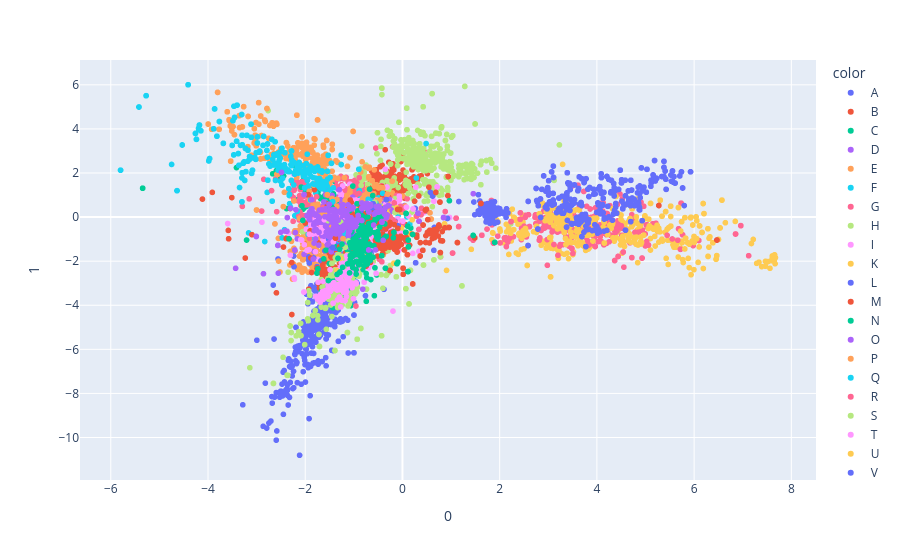

The notebook cell saved with this chart:
### Code cell
df = pd.read_csv("data.csv")

for sign in df["sign"].unique():
    print(sign, len(df["filename"].loc[(df["sign"] == sign)].unique()))

df_temp = df.loc[(df["type"] == "right_hand")].copy()
data = []
y = []
for filename in df_temp["filename"].unique():
    data.append(df_temp[["x", "y", "z"]].loc[(df_temp["filename"] == filename)].values)
    y.append(df_temp["sign"].loc[(df_temp["filename"] == filename)].values[0])
    
data = np.array(data)
data = data.reshape(data.shape[0], data.shape[1]*data.shape[2])
y = np.array(y)

sc = StandardScaler()
data = sc.fit_transform(data) 

lda = LDA(n_components=2)
components = lda.fit_transform(data, y)

fig = px.scatter(components, x=0, y=1, color=y)
fig.show()

### Figure 1 — Plotly figure (JSON) as saved in the notebook; plotly's stock layout.template omitted (floating-point values rounded to 4 significant figures; data arrays with more than 128 entries replaced by an {"elided": "..."} marker saying what was removed)
{"data": [{"hovertemplate": "color=A<br>0=%{x}<br>1=%{y}<extra></extra>", "legendgroup": "A", "marker": {"color": "#636efa", "symbol": "circle"}, "mode": "markers", "name": "A", "showlegend": true, "type": "scattergl", "x": {"elided": "475 float values"}, "xaxis": "x", "y": {"elided": "475 float values"}, "yaxis": "y"}, {"hovertemplate": "color=B<br>0=%{x}<br>1=%{y}<extra></extra>", "legendgroup": "B", "marker": {"color": "#EF553B", "symbol": "circle"}, "mode": "markers", "name": "B", "showlegend": true, "type": "scattergl", "x": {"elided": "428 float values"}, "xaxis": "x", "y": {"elided": "428 float values"}, "yaxis": "y"}, {"hovertemplate": "color=C<br>0=%{x}<br>1=%{y}<extra></extra>", "legendgroup": "C", "marker": {"color": "#00cc96", "symbol": "circle"}, "mode": "markers", "name": "C", "showlegend": true, "type": "scattergl", "x": {"elided": "218 float values"}, "xaxis": "x", "y": {"elided": "218 float values"}, "yaxis": "y"}, {"hovertemplate": "color=D<br>0=%{x}<br>1=%{y}<extra></extra>", "legendgroup": "D", "marker": {"color": "#ab63fa", "symbol": "circle"}, "mode": "markers", "name": "D", "showlegend": true, "type": "scattergl", "x": {"elided": "265 float values"}, "xaxis": "x", "y": {"elided": "265 float values"}, "yaxis": "y"}, {"hovertemplate": "color=E<br>0=%{x}<br>1=%{y}<extra></extra>", "legendgroup": "E", "marker": {"color": "#FFA15A", "symbol": "circle"}, "mode": "markers", "name": "E", "showlegend": true, "type": "scattergl", "x": {"elided": "450 float values"}, "xaxis": "x", "y": {"elided": "450 float values"}, "yaxis": "y"}, {"hovertemplate": "color=F<br>0=%{x}<br>1=%{y}<extra></extra>", "legendgroup": "F", "marker": {"color": "#19d3f3", "symbol": "circle"}, "mode": "markers", "name": "F", "showlegend": true, "type": "scattergl", "x": {"elided": "350 float values"}, "xaxis": "x", "y": {"elided": "350 float values"}, "yaxis": "y"}, {"hovertemplate": "color=G<br>0=%{x}<br>1=%{y}<extra></extra>", "legendgroup": "G", "marker": {"color": "#FF6692", "symbol": "circle"}, "mode": "markers", "name": "G", "showlegend": true, "type": "scattergl", "x": {"elided": "475 float values"}, "xaxis": "x", "y": {"elided": "475 float values"}, "yaxis": "y"}, {"hovertemplate": "color=H<br>0=%{x}<br>1=%{y}<extra></extra>", "legendgroup": "H", "marker": {"color": "#B6E880", "symbol": "circle"}, "mode": "markers", "name": "H", "showlegend": true, "type": "scattergl", "x": {"elided": "739 float values"}, "xaxis": "x", "y": {"elided": "739 float values"}, "yaxis": "y"}, {"hovertemplate": "color=I<br>0=%{x}<br>1=%{y}<extra></extra>", "legendgroup": "I", "marker": {"color": "#FF97FF", "symbol": "circle"}, "mode": "markers", "name": "I", "showlegend": true, "type": "scattergl", "x": {"elided": "409 float values"}, "xaxis": "x", "y": {"elided": "409 float values"}, "yaxis": "y"}, {"hovertemplate": "color=K<br>0=%{x}<br>1=%{y}<extra></extra>", "legendgroup": "K", "marker": {"color": "#FECB52", "symbol": "circle"}, "mode": "markers", "name": "K", "showlegend": true, "type": "scattergl", "x": {"elided": "216 float values"}, "xaxis": "x", "y": {"elided": "216 float values"}, "yaxis": "y"}, {"hovertemplate": "color=L<br>0=%{x}<br>1=%{y}<extra></extra>", "legendgroup": "L", "marker": {"color": "#636efa", "symbol": "circle"}, "mode": "markers", "name": "L", "showlegend": true, "type": "scattergl", "x": {"elided": "135 float values"}, "xaxis": "x", "y": {"elided": "135 float values"}, "yaxis": "y"}, {"hovertemplate": "color=M<br>0=%{x}<br>1=%{y}<extra></extra>", "legendgroup": "M", "marker": {"color": "#EF553B", "symbol": "circle"}, "mode": "markers", "name": "M", "showlegend": true, "type": "scattergl", "x": [-0.536, -0.4271, -0.9408, -0.3076, -0.5581, -0.6897, -1.812, -1.729, -1.869, -2.448, -1.384, -1.386, -1.676, -1.644, -1.594, -1.44, -1.404, -1.387, -1.293, -1.35, -1.303, -1.24, -1.601, -1.664, -0.9527, -0.7889, -0.9996, -0.9833, -1.045, -1.17, -1.478, -1.658, -1.737, -1.685, -1.622, -1.573, -1.481, -1.673, -1.623, -1.637, -1.688, -1.606, -1.655, -1.758, -1.709, -1.653, -1.544, -1.754, -1.619, -1.691, -1.643, -1.701, -1.647, -1.664, -1.648, -1.929, -1.427, -1.581, -1.658, -1.627, -1.707, -1.603, -1.633, -1.729, -1.455, -1.018, -1.464, -1.308, -1.601, -1.504, -1.885, -1.561, -1.443, -1.313, -1.246, -2.276, -1.641, -1.367, -1.473, -1.445, -2.593, -2.275, -0.536, -0.9408, -0.3076, -0.5581, -4.115, -3.51, -3.912, -1.9, -0.7142, -3.234, -3.098, -2.393, -3.576, -3.582, -0.4271, -0.6897, -1.741, -1.998, -0.536, -0.4271, -0.9408, -0.3076, -0.5581, -0.6897], "xaxis": "x", "y": [1.11, 1.403, 0.2977, 0.1975, 0.5029, 0.4333, 1.245, -1.175, -2.513, -1.359, -2.447, -2.693, -2.941, -2.723, -2.498, -2.372, -2.478, -2.265, -2.085, -2.399, -3.527, -1.793, -2.647, -2.867, -1.801, -1.375, -1.576, -1.737, -1.674, -1.632, -2.293, -2.305, -2.465, -2.412, -2.352, -2.382, -2.465, -2.456, -2.409, -2.391, -2.382, -2.421, -2.578, -2.334, -2.452, -2.476, -2.503, -2.304, -2.438, -2.524, -2.385, -2.414, -2.442, -2.407, -2.453, -3.273, -2.937, -3.372, -2.532, -2.915, -3.222, -3.055, -2.749, -3.022, -2.384, -1.117, -2.383, -0.9933, -2.019, -1.637, -1.857, -0.2337, -1.881, -1.76, -2.144, -2.063, -2.181, -1.664, -1.796, -1.621, -3.436, -4.42, 1.11, 0.2977, 0.1975, 0.5029, 0.8164, 0.8834, 1.121, -0.6247, 0.6036, -1.857, -0.7959, -0.9819, -0.9846, -0.604, 1.403, 0.4333, 1.7, -0.2698, 1.11, 1.403, 0.2977, 0.1975, 0.5029, 0.4333], "yaxis": "y"}, {"hovertemplate": "color=N<br>0=%{x}<br>1=%{y}<extra></extra>", "legendgroup": "N", "marker": {"color": "#00cc96", "symbol": "circle"}, "mode": "markers", "name": "N", "showlegend": true, "type": "scattergl", "x": {"elided": "136 float values"}, "xaxis": "x", "y": {"elided": "136 float values"}, "yaxis": "y"}, {"hovertemplate": "color=O<br>0=%{x}<br>1=%{y}<extra></extra>", "legendgroup": "O", "marker": {"color": "#ab63fa", "symbol": "circle"}, "mode": "markers", "name": "O", "showlegend": true, "type": "scattergl", "x": {"elided": "292 float values"}, "xaxis": "x", "y": {"elided": "292 float values"}, "yaxis": "y"}, {"hovertemplate": "color=P<br>0=%{x}<br>1=%{y}<extra></extra>", "legendgroup": "P", "marker": {"color": "#FFA15A", "symbol": "circle"}, "mode": "markers", "name": "P", "showlegend": true, "type": "scattergl", "x": {"elided": "728 float values"}, "xaxis": "x", "y": {"elided": "728 float values"}, "yaxis": "y"}, {"hovertemplate": "color=Q<br>0=%{x}<br>1=%{y}<extra></extra>", "legendgroup": "Q", "marker": {"color": "#19d3f3", "symbol": "circle"}, "mode": "markers", "name": "Q", "showlegend": true, "type": "scattergl", "x": {"elided": "464 float values"}, "xaxis": "x", "y": {"elided": "464 float values"}, "yaxis": "y"}, {"hovertemplate": "color=R<br>0=%{x}<br>1=%{y}<extra></extra>", "legendgroup": "R", "marker": {"color": "#FF6692", "symbol": "circle"}, "mode": "markers", "name": "R", "showlegend": true, "type": "scattergl", "x": {"elided": "625 float values"}, "xaxis": "x", "y": {"elided": "625 float values"}, "yaxis": "y"}, {"hovertemplate": "color=S<br>0=%{x}<br>1=%{y}<extra></extra>", "legendgroup": "S", "marker": {"color": "#B6E880", "symbol": "circle"}, "mode": "markers", "name": "S", "showlegend": true, "type": "scattergl", "x": {"elided": "374 float values"}, "xaxis": "x", "y": {"elided": "374 float values"}, "yaxis": "y"}, {"hovertemplate": "color=T<br>0=%{x}<br>1=%{y}<extra></extra>", "legendgroup": "T", "marker": {"color": "#FF97FF", "symbol": "circle"}, "mode": "markers", "name": "T", "showlegend": true, "type": "scattergl", "x": {"elided": "175 float values"}, "xaxis": "x", "y": {"elided": "175 float values"}, "yaxis": "y"}, {"hovertemplate": "color=U<br>0=%{x}<br>1=%{y}<extra></extra>", "legendgroup": "U", "marker": {"color": "#FECB52", "symbol": "circle"}, "mode": "markers", "name": "U", "showlegend": true, "type": "scattergl", "x": {"elided": "630 float values"}, "xaxis": "x", "y": {"elided": "630 float values"}, "yaxis": "y"}, {"hovertemplate": "color=V<br>0=%{x}<br>1=%{y}<extra></extra>", "legendgroup": "V", "marker": {"color": "#636efa", "symbol": "circle"}, "mode": "markers", "name": "V", "showlegend": true, "type": "scattergl", "x": {"elided": "741 float values"}, "xaxis": "x", "y": {"elided": "741 float values"}, "yaxis": "y"}, {"hovertemplate": "color=W<br>0=%{x}<br>1=%{y}<extra></extra>", "legendgroup": "W", "marker": {"color": "#EF553B", "symbol": "circle"}, "mode": "markers", "name": "W", "showlegend": true, "type": "scattergl", "x": {"elided": "307 float values"}, "xaxis": "x", "y": {"elided": "307 float values"}, "yaxis": "y"}, {"hovertemplate": "color=X<br>0=%{x}<br>1=%{y}<extra></extra>", "legendgroup": "X", "marker": {"color": "#00cc96", "symbol": "circle"}, "mode": "markers", "name": "X", "showlegend": true, "type": "scattergl", "x": {"elided": "276 float values"}, "xaxis": "x", "y": {"elided": "276 float values"}, "yaxis": "y"}, {"hovertemplate": "color=Y<br>0=%{x}<br>1=%{y}<extra></extra>", "legendgroup": "Y", "marker": {"color": "#ab63fa", "symbol": "circle"}, "mode": "markers", "name": "Y", "showlegend": true, "type": "scattergl", "x": {"elided": "260 float values"}, "xaxis": "x", "y": {"elided": "260 float values"}, "yaxis": "y"}], "layout": {"legend": {"title": {"text": "color"}, "tracegroupgap": 0}, "margin": {"t": 60}, "xaxis": {"anchor": "y", "domain": [0, 1], "title": {"text": "0"}}, "yaxis": {"anchor": "x", "domain": [0, 1], "title": {"text": "1"}}}}
